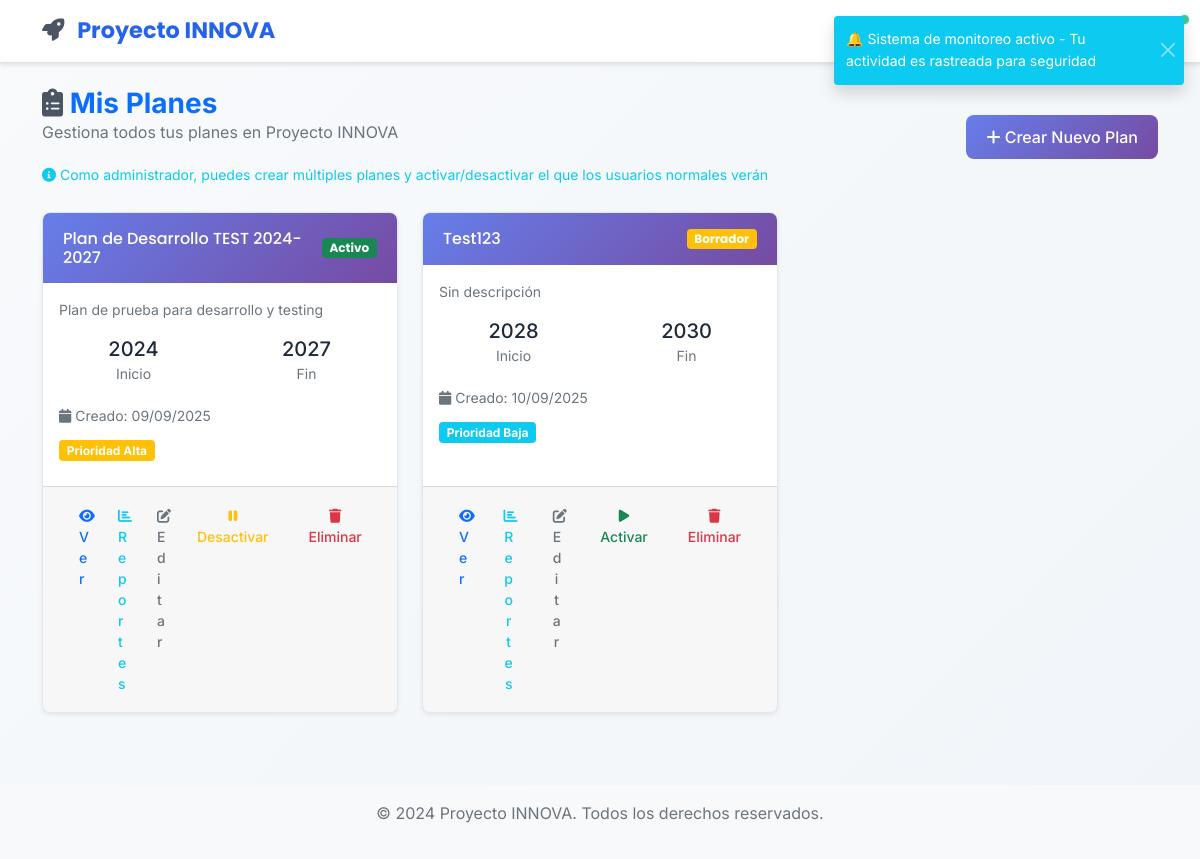
The app's page /planes/ (signed in), older data.
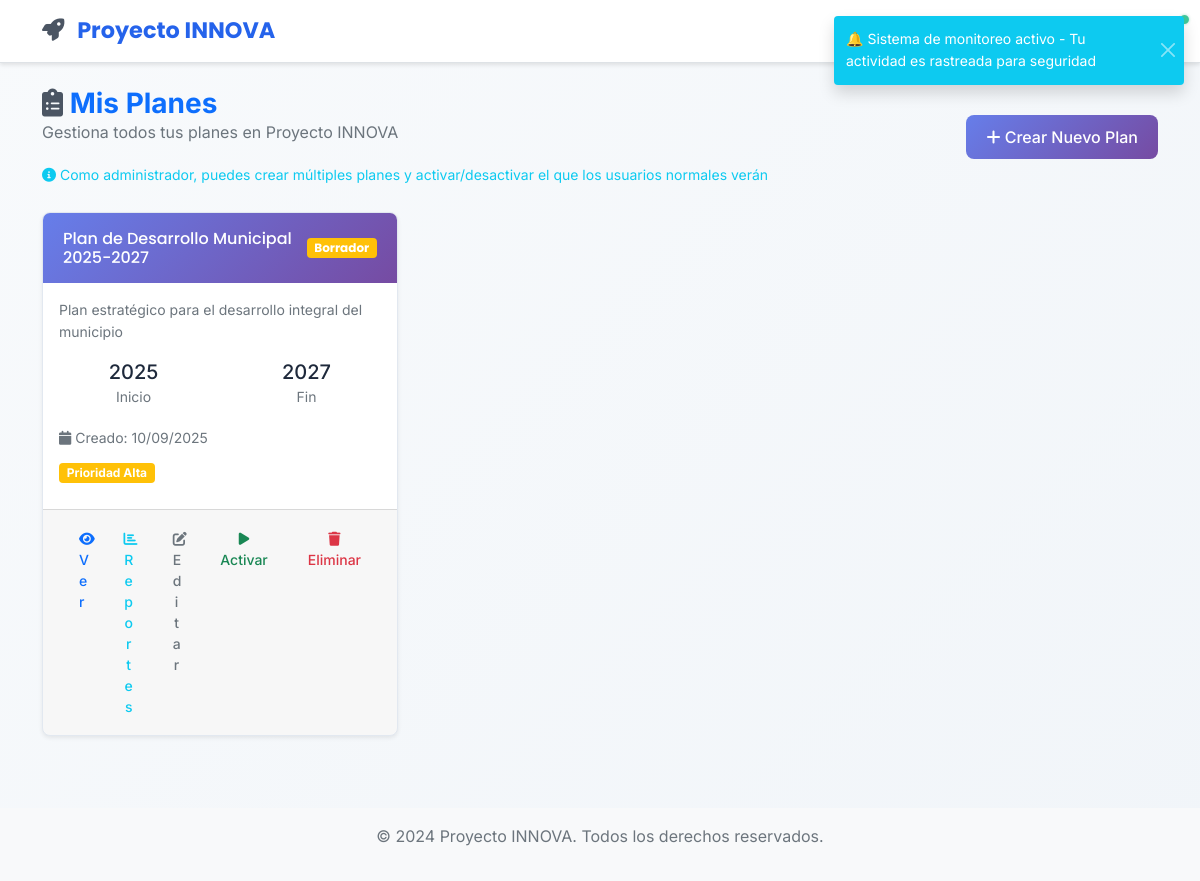
The same page, newer data.
### app/models/plan_desarrollo.py (models this page shows, shortened)
class PlanDesarrollo(db.Model):
    __tablename__ = 'planes_desarrollo'
    id = db.Column(db.Integer, primary_key=True)
    titulo = db.Column(db.String(200), nullable=False)
    descripcion = db.Column(db.Text)
    anio_inicio = db.Column(db.Integer, nullable=False)
    anio_fin = db.Column(db.Integer, nullable=False)
    estado = db.Column(db.String(20), default='borrador')  # borrador, activo, finalizado, cancelado
    municipio_id = db.Column(db.Integer, db.ForeignKey('users.id'), nullable=False)
    municipio = db.relationship('User', backref=db.backref('planes_desarrollo', lazy=True))
    created_at = db.Column(db.DateTime, default=datetime.utcnow)
    updated_at = db.Column(db.DateTime, default=datetime.utcnow, onupdate=datetime.utcnow)
    presupuesto_total = db.Column(db.Float, default=0.0)
    prioridad = db.Column(db.String(20), default='media')  # baja, media, alta, critica

### app/views/planes.py (the view)
@planes_bp.route('/')
@login_required
def index():
    puede_ver_global = current_user.is_admin() or current_user.is_editor()
    if not puede_ver_global:
        plan_activo = PlanDesarrollo.get_plan_activo_o_primero(current_user)
        planes = [plan_activo] if plan_activo else []
        mostrar_todos = False
    else:
        plan_activo_global = PlanDesarrollo.query.filter_by(estado='activo').first()
        if plan_activo_global:
            planes_municipio = PlanDesarrollo.query.filter_by(municipio=current_user).all()
            planes = [plan_activo_global] if plan_activo_global not in planes_municipio else []
            planes.extend(planes_municipio)
            mostrar_todos = True
        else:
            planes = PlanDesarrollo.query.filter_by(municipio=current_user).order_by(
                PlanDesarrollo.estado.desc(),  # Activos primero
                PlanDesarrollo.created_at.desc()  # Luego por fecha de creación
            ).all()
            mostrar_todos = True
    return render_template('planes/index.html', title='Mis Planes de Desarrollo',
                         planes=planes, mostrar_todos=mostrar_todos)

### app/models/user.py (called while the page is built)
    def is_admin(self):
        if self.active_roles:
            admin_names = ['admin', 'administrador']
            return any(ur.role.name.lower() in admin_names for ur in self.active_roles)
        return self.legacy_role == 'admin'

### app/templates/planes/index.html (shortened to what this page needs)
{% extends "base.html" %}
{% block content %}
<div class="row mb-4">
    <div class="col-12">
        <div class="d-flex justify-content-between align-items-center">
            <div>
                <h1 class="h3 mb-0 text-primary fw-bold">
                    <i class="fas fa-clipboard-list text-secondary"></i>
                    {% if mostrar_todos %}Mis Planes{% else %}Plan de Desarrollo{% endif %}
                </h1>
                <p class="text-muted">
                    {% if mostrar_todos %}
                    Gestiona todos tus planes en Proyecto INNOVA
                    {% else %}
                    Plan actualmente activo para trabajar en Proyecto INNOVA
                    {% endif %}
                </p>
                {% if mostrar_todos %}
                <div class="mt-2">
                    <small class="text-info">
                        <i class="fas fa-info-circle"></i>
                        Como administrador, puedes crear múltiples planes y activar/desactivar el que los usuarios normales verán
                    </small>
                </div>
                {% endif %}
            </div>
            {% if mostrar_todos %}
            <a href="{{ url_for('planes.crear') }}" class="btn btn-primary">
                <i class="fas fa-plus"></i> Crear Nuevo Plan
            </a>
            {% endif %}
        </div>
    </div>
</div>
{% if planes %}
<div class="row">
    {% for plan in planes %}
    <div class="col-md-6 col-lg-4 mb-4">
        <div class="card h-100 shadow-sm">
            <div class="card-header">
                <div class="d-flex justify-content-between align-items-center">
                    <h6 class="mb-0">{{ plan.titulo }}</h6>
                    <span class="badge bg-{{ 'success' if plan.estado == 'activo' else 'warning' }}">
                        {{ plan.estado.title() }}
                    </span>
                </div>
            </div>
            <div class="card-body">
                <p class="card-text text-muted small">
                    {{ plan.descripcion|truncate(100) if plan.descripcion else 'Sin descripción' }}
                </p>
                <div class="row text-center mb-3">
                    <div class="col-6">
                        <div class="h5 mb-0">{{ plan.anio_inicio }}</div>
                        <small class="text-muted">Inicio</small>
                    </div>
                    <div class="col-6">
                        <div class="h5 mb-0">{{ plan.anio_fin }}</div>
                        <small class="text-muted">Fin</small>
                    </div>
                </div>
                <div class="mb-2">
                    <small class="text-muted">
                        <i class="fas fa-calendar"></i>
                        Creado: {{ plan.created_at.strftime('%d/%m/%Y') }}
                    </small>
                </div>
                {% if plan.prioridad %}
                <div class="mb-2">
                    <span class="badge bg-{{ 'danger' if plan.prioridad == 'critica' else 'warning' if plan.prioridad == 'alta' else 'info' }}">
                        Prioridad {{ plan.prioridad.title() }}
                    </span>
                </div>
                {% endif %}
            </div>
            <div class="card-footer">
                <div class="btn-group w-100" role="group">
                    <a href="{{ url_for('planes.ver', plan_id=plan.id) }}" class="btn btn-outline-primary btn-sm">
                        <i class="fas fa-eye"></i> Ver
                    </a>
                    <a href="{{ url_for('planes.reportes', plan_id=plan.id) }}" class="btn btn-outline-info btn-sm">
                        <i class="fas fa-chart-bar"></i> Reportes
                    </a>
                    {% if mostrar_todos %}
                    <a href="{{ url_for('planes.editar', plan_id=plan.id) }}" class="btn btn-outline-secondary btn-sm">
                        <i class="fas fa-edit"></i> Editar
                    </a>
                    {% if plan.estado == 'activo' %}
                    <form method="POST" action="{{ url_for('planes.desactivar_plan', plan_id=plan.id) }}" style="display: inline;">
                        <button type="submit" class="btn btn-outline-warning btn-sm"
                                onclick="return confirm('¿Desactivar este plan? Los usuarios normales ya no lo verán.')">
                            <i class="fas fa-pause"></i> Desactivar
                        </button>
                    </form>
                    {% else %}
                    <form method="POST" action="{{ url_for('planes.activar_plan', plan_id=plan.id) }}" style="display: inline;">
                        <button type="submit" class="btn btn-outline-success btn-sm"
                                onclick="return confirm('¿Activar este plan? Se desactivarán automáticamente los demás planes.')">
                            <i class="fas fa-play"></i> Activar
                        </button>
                    </form>
                    {% endif %}
                    <form method="POST" action="{{ url_for('planes.eliminar', plan_id=plan.id) }}" style="display: inline;" id="form-eliminar-{{ plan.id }}">
                        <button type="submit" class="btn btn-outline-danger btn-sm"
                                onclick="return confirm('¿Estás seguro de que deseas eliminar el plan \"{{ plan.titulo }}\"? Esta acción no se puede deshacer.')">
                            <i class="fas fa-trash"></i> Eliminar
                        </button>
                    </form>
                    {% else %}
                    <span class="btn btn-outline-info btn-sm disabled">
                        <i class="fas fa-info-circle"></i> Plan Actual
                    </span>
                    {% endif %}
                </div>
            </div>
        </div>
    </div>
    {% endfor %}
</div>
{% endif %}
{% endblock %}

### app/templates/base.html (shortened to what this page needs)
<!DOCTYPE html>
<html lang="es">
<head>
    <link href="https://cdn.jsdelivr.net/npm/bootstrap@5.1.3/dist/css/bootstrap.min.css" rel="stylesheet">
    <link href="https://cdnjs.cloudflare.com/ajax/libs/font-awesome/6.0.0/css/all.min.css" rel="stylesheet">
    <link href="{{ url_for('static', filename='css/style.css') }}" rel="stylesheet">
</head>
<body>
    <nav class="navbar navbar-expand-lg navbar-light bg-white border-bottom">
        <div class="container">
            <a class="navbar-brand fw-bold text-primary" href="{{ url_for('main.dashboard') }}">
                <i class="fas fa-rocket me-2 text-secondary"></i>
                Proyecto INNOVA
            </a>
            {% if current_user.is_authenticated %}
            <div class="collapse navbar-collapse" id="navbarNav">
                <ul class="navbar-nav ms-auto">
                    {% if current_user.is_admin() %}
                    <li class="nav-item">
                        <a class="nav-link text-dark fw-medium" href="{{ url_for('admin.dashboard') }}">
                        </a>
                    </li>
                    {% endif %}
                    <li class="nav-item dropdown">
                        <a class="nav-link dropdown-toggle text-dark fw-medium" href="#" id="userDropdown" role="button" data-bs-toggle="dropdown">
                        </a>
                    </li>
                </ul>
            </div>
            {% endif %}
        </div>
    </nav>
    <main class="container mt-4">
        {% block content %}{% endblock %}
    </main>
    <footer class="bg-light text-center text-muted mt-5 py-3">
        <div class="container">
            <p>&copy; 2024 Proyecto INNOVA. Todos los derechos reservados.</p>
        </div>
    </footer>
</body>
</html>

### app/static/css/style.css (style rules this page uses)
:root { --primary-color: #2563eb; --primary-dark: #1d4ed8; --primary-light: #3b82f6; --secondary-color: #64748b; --success-color: #10b981; --warning-color: #f59e0b; --danger-color: #ef4444; --info-color: #06b6d4; --bg-primary: #ffffff; --bg-secondary: #f8fafc; --bg-tertiary: #f1f5f9; --bg-gradient: linear-gradient(135deg, #667eea 0%, #764ba2 100%); --text-primary: #1e293b; --text-secondary: #64748b; --text-muted: #94a3b8; --border-color: #e2e8f0; --shadow: 0 1px 3px 0 rgba(0, 0, 0, 0.1), 0 1px 2px 0 rgba(0, 0, 0, 0.06); --shadow-lg: 0 10px 15px -3px rgba(0, 0, 0, 0.1), 0 4px 6px -2px rgba(0, 0, 0, 0.05); --border-radius: 8px; --border-radius-lg: 12px; }
body { background: linear-gradient(135deg, #f8fafc 0%, #f1f5f9 100%); min-height: 100vh; font-family: 'Inter', -apple-system, BlinkMacSystemFont, 'Segoe UI', Roboto, sans-serif; color: var(--text-primary); line-height: 1.6; }
.navbar { background: #ffffff; border-bottom: 1px solid var(--border-color); box-shadow: 0 2px 4px rgba(0, 0, 0, 0.1); }
.navbar-brand { font-family: 'Poppins', sans-serif; font-weight: 700; font-size: 1.4rem; color: var(--primary-color) !important; text-decoration: none; }
.navbar-nav .nav-link { font-weight: 500; color: var(--text-primary) !important; transition: color 0.3s ease; }
.card { border: 1px solid var(--border-color); border-radius: var(--border-radius); box-shadow: var(--shadow); background: var(--bg-primary); transition: all 0.3s ease; overflow: hidden; }
.card-header { background: var(--primary-color); color: white; border: none; font-family: 'Poppins', sans-serif; font-weight: 600; padding: 1rem 1.25rem; }
.card-body { background: var(--bg-primary); }
.btn { border-radius: var(--border-radius); font-family: 'Inter', sans-serif; font-weight: 500; padding: 0.625rem 1.25rem; transition: all 0.2s ease; border: none; position: relative; overflow: hidden; }
.btn-primary { background: var(--primary-color); color: white; }
.btn-primary { background: linear-gradient(135deg, #667eea 0%, #764ba2 100%); color: white; position: relative; overflow: hidden; }
.btn-primary::before { content: ''; position: absolute; top: 0; left: -100%; width: 100%; height: 100%; background: linear-gradient(90deg, transparent, rgba(255, 255, 255, 0.2), transparent); transition: left 0.5s; }
.card-header { background: linear-gradient(135deg, #667eea 0%, #764ba2 100%); color: white; border: none; font-family: 'Poppins', sans-serif; font-weight: 600; padding: 1rem 1.25rem; position: relative; overflow: hidden; }
.card-header::before { content: ''; position: absolute; top: 0; left: -100%; width: 100%; height: 100%; background: linear-gradient(90deg, transparent, rgba(255, 255, 255, 0.1), transparent); transition: left 0.7s; }
.text-secondary { color: #4b5563 !important; }

Row changes from the older to the newer data that the page shows:
removed PlanDesarrollo: titulo "Test123", estado "Borrador", descripcion "Sin descripción", anio_inicio "2028", anio_fin "2030", created_at "10/09/2025", prioridad "Baja"
changed PlanDesarrollo "Alta": titulo "Plan de Desarrollo TEST 2024-2027" → "Plan de Desarrollo Municipal 2025-2027"; estado "Activo" → "Borrador"; descripcion "Plan de prueba para desarrollo y testing" → "Plan estratégico para el desarrollo integral del municipio"; anio_inicio "2024" → "2025"; created_at "09/09/2025" → "10/09/2025"; estado "Desactivar" → "Activar"
